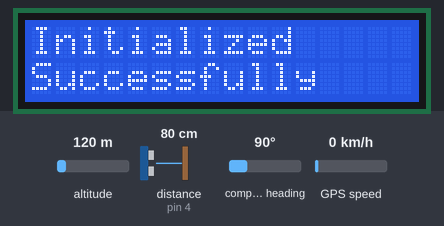
A sketch run on a simulated Arduino Uno, built with avr-gcc and run on an emulated ATmega328P. Parts: 16×2 character LCD. Wiring (inferred from the names in the program): ultrasonic range finder: trigger pin 5; echo pin 4. The test bench sets the inputs (shaded band); at power-on: distance to the obstacle (sensor on pin 4) 80 cm, altitude 120 m, compass heading 90°, GPS speed 0 km/h. The echo pulse lasts 58.3 µs per cm; the GPS gets a fix after 3 s at 37.7749, -122.4194 with 8 satellites; the modem accepts every AT command (registered, SIM ready, sends succeed) and sends nothing else; what the sketch prints to the serial monitor is not drawn.

Above: at 3.1 s.
At 7.2 s:
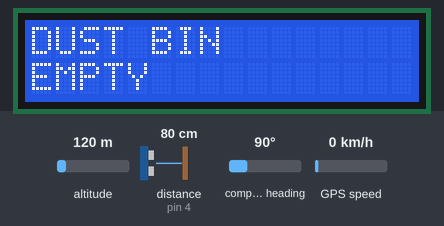
7.3 s: distance to the obstacle (sensor on pin 4) set to 2 cm
At 8.8 s:
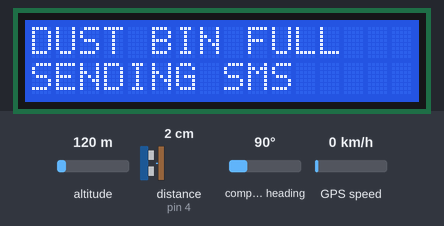
Timing chart, 0 to 10.3 s (numbered marks = the images above; inputs shaded):
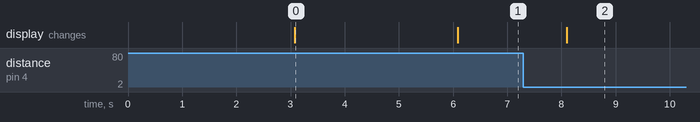

Measured:
- after the input at 7.3 s, the display: changes after 0.80 s (image 2)
- what the display in image 0 shows lasts 3.0 s, from 3.1 s to 6.1 s

The sketch:

dustbi2.ino
```cpp
#include <LiquidCrystal.h>
#include <SoftwareSerial.h>
#include <TinyGPS.h>
const int rs = 8, en = 9, d4 = 10, d5 = 11, d6 = 12, d7 = 13;
LiquidCrystal lcd(rs, en, d4, d5, d6, d7);

SoftwareSerial smss(2,3);

 const int trigPin = 5;
const int echoPin = 4;

TinyGPS gps;

void gpscheck();

void lcddisplay(String temp = "");
void family_sms( char *p, char *m);

void setup() {
  // put your setup code here, to run once:
 pinMode(trigPin, OUTPUT);
  pinMode(echoPin, INPUT);
Serial.begin(9600);
 smss.begin(9600);
lcd.begin(16,2);
      lcd.clear();

      lcd.setCursor(0,0);
      lcd.print("SMART DUST BIN ");
      lcd.setCursor(0,1);
      lcd.print("USING GSM");
      delay(3000);
      lcd.clear();

      lcd.setCursor(0,0);
      lcd.print("Initialized  ");
      lcd.setCursor(0,1);
      lcd.print("Successfully");
      delay(3000);


}


void loop() {

     long duration, distance;
  digitalWrite(trigPin, LOW);
  delayMicroseconds(2);
  digitalWrite(trigPin, HIGH);
  delayMicroseconds(10);
  digitalWrite(trigPin, LOW);
  duration = pulseIn(echoPin, HIGH);
  distance = duration * 0.034 / 2;

  // Display distance on LCD
  lcd.clear();
  lcd.setCursor(0, 0);
  lcd.print("Distance: ");
  lcd.print(distance);
  lcd.print(" cm");


  // Check if bin level is below 75%
  if (distance <= 15) {

    lcd.clear();
      lcd.setCursor(0,0);
      lcd.print("DUST BIN FULL ");
      lcd.setCursor(0,1);
      lcd.print("SENDING SMS");
      family_sms("9901129847","DUST BIN FULL "); gpscheck();
      delay(3000);
      while(1);
  }
  else
  {
     lcd.clear();
      lcd.setCursor(0,0);
      lcd.print("DUST BIN  ");
      lcd.setCursor(0,1);
      lcd.print("EMPTY");
   delay(2000);
   }


}

  void family_sms( char *p, char *m)
{
  smss.print("AT\r");
  delay(1000);

  smss.print("AT+CMGF=1\r");
  delay(1000);

  smss.print("AT+CMGS=\"");
  smss.print(p);
  smss.print("\"\r");
  delay(1000);

  smss.print(m);
  smss.print((char)26);
  delay(1000);

}
void gpscheck()
{
  while(1)
  {

  while (Serial.available())
  { int c = Serial.read();
    if (gps.encode(c))
    {
float slat,slon;
      gps.f_get_position(&slat, &slon);
    //  sprintf(buf,"TEMP HIGH FOUND At latitude %s longitude %s",gps.f_get_position.slat,gps.f_get_position.slon);
    //  Serial.print("Latitude :");
     // Serial.println(slat, 6);
     // Serial.print("Longitude:");
     // Serial.println(slon, 6);
      String latitude = String(slat,6);
  String longitude = String(slon,6);
Serial.println(latitude+";"+longitude);
            delay(2000);
while(1);
    }
  }
  }
  }
```
